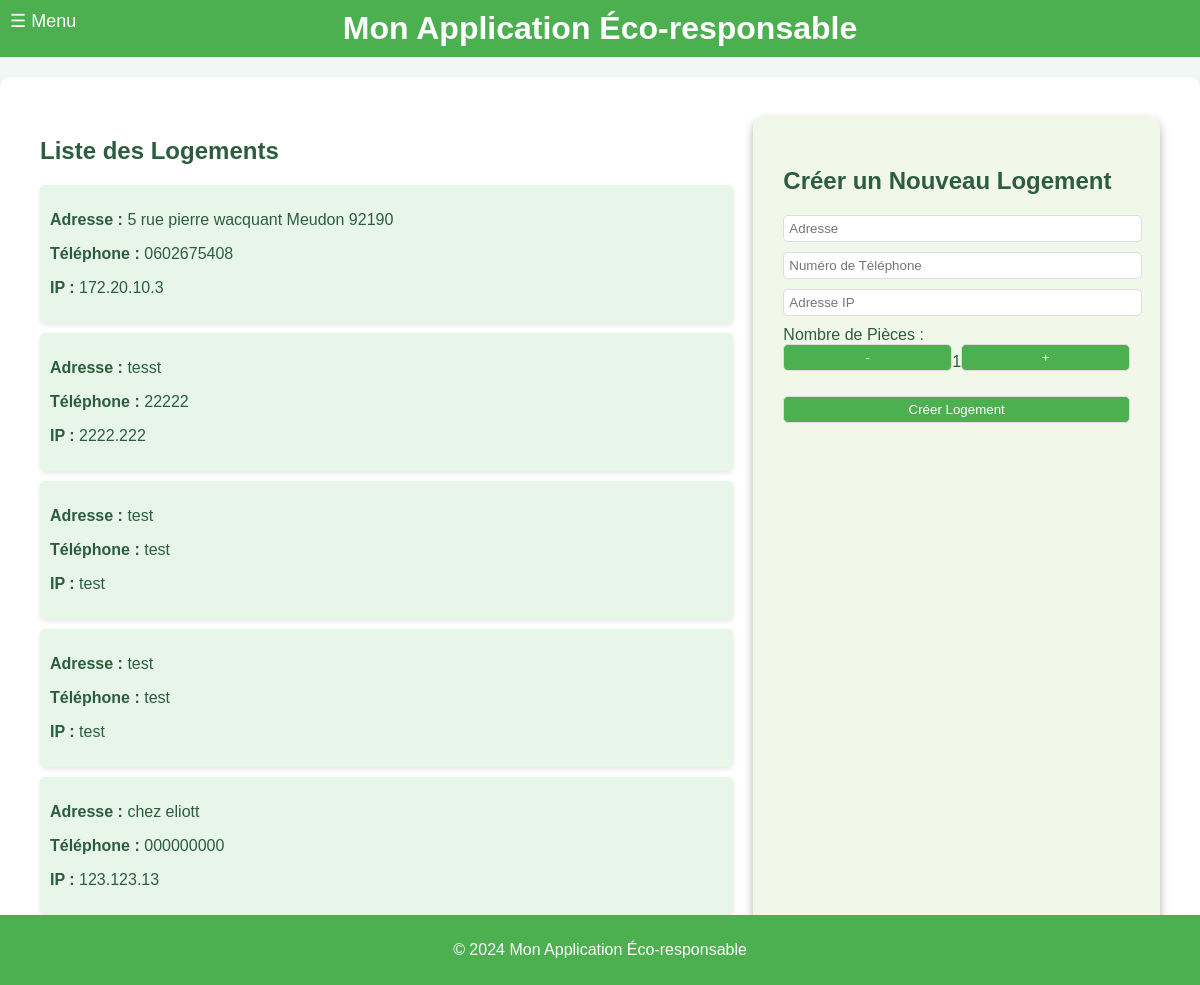
Page /logements on the earlier database version.
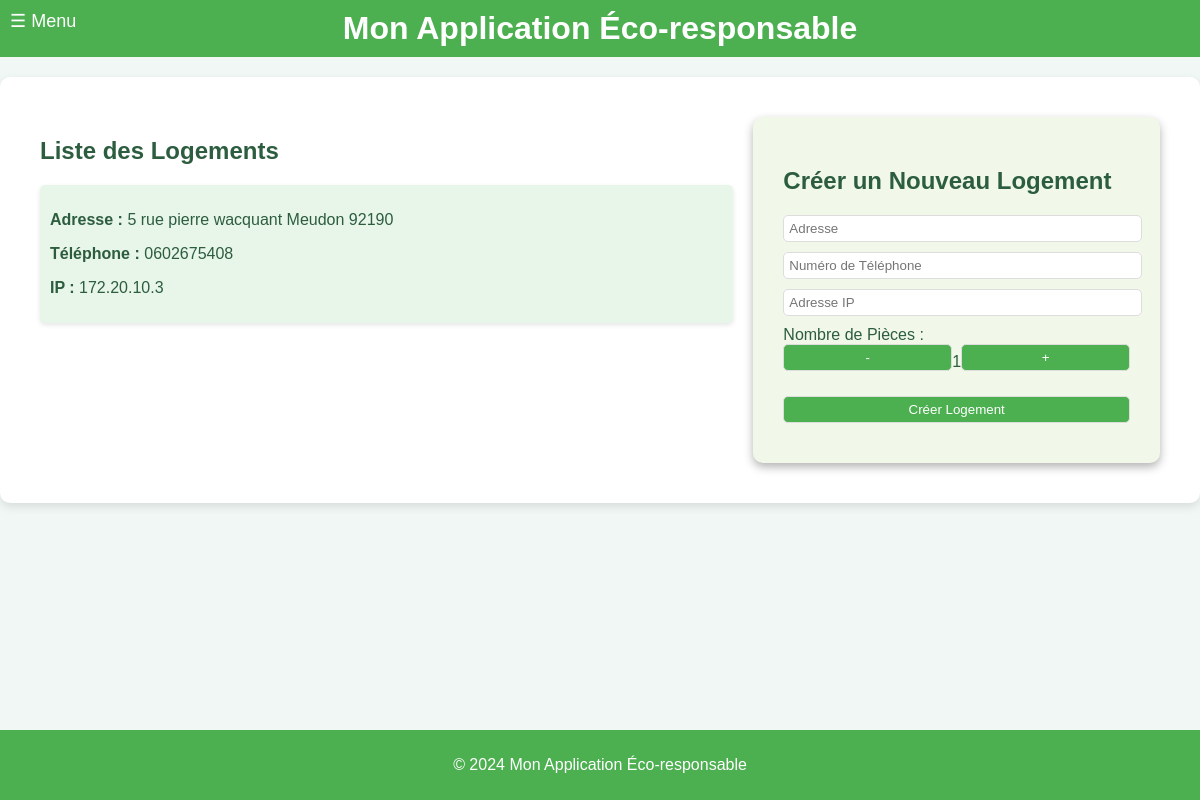
Same page on the later database version.
### tables this page shows
CREATE TABLE Housing (
housing_id INTEGER PRIMARY KEY, -- Identifiant unique pour chaque logement
address VARCHAR(255), -- Adresse du logement
phone_number VARCHAR(20), -- NumÃ©ro de contact pour le logement
ip_address VARCHAR(15), -- Adresse IP associÃ©e au logement
insert_date TIMESTAMP DEFAULT CURRENT_TIMESTAMP -- Horodatage de l'ajout de l'enregistrement
);

### main.py (the view)
@app.get("/logements", response_class=HTMLResponse)
def get_logements(request: Request):
    conn = get_db_connection()
    logements = conn.execute("SELECT * FROM Housing").fetchall()
    conn.close()
    logements_list = [dict(row) for row in logements]
    return templates.TemplateResponse("logements.html", {
        "request": request,
        "logements": logements_list
    })

### templates/logements.html (shortened to what this page needs)
{% extends "layout.html" %}
{% block content %}
<div class="container">
    <div class="logement-list">
        <h2>Liste des Logements</h2>
        {% for logement in logements %}
        <div class="logement-item">
            <p><strong>Adresse :</strong> {{ logement.address }}</p>
            <p><strong>Téléphone :</strong> {{ logement.phone_number }}</p>
            <p><strong>IP :</strong> {{ logement.ip_address }}</p>
        </div>
        {% endfor %}
    </div>
    <div class="form-container">
        <h2>Créer un Nouveau Logement</h2>
        <form method="POST" action="/logements">
            <input type="text" name="address" placeholder="Adresse" required>
            <input type="text" name="phone_number" placeholder="Numéro de Téléphone" required>
            <input type="text" name="ip_address" placeholder="Adresse IP" required>
            <label>Nombre de Pièces :</label>
            <div class="counter">
                <button type="button" onclick="decrementRooms()">-</button>
                <span id="roomCounter">1</span>
                <button type="button" onclick="incrementRooms()">+</button>
            </div>
            <button type="submit">Créer Logement</button>
        </form>
    </div>
</div>
{% endblock %}

Differences in the rows shown:
removed Housing: address "tesst", phone_number "22222", ip_address "2222.222"
removed Housing: address "test", phone_number "test", ip_address "test"
removed Housing: address "test", phone_number "test", ip_address "test"
removed Housing: address "chez eliott", phone_number "000000000", ip_address "123.123.13"
